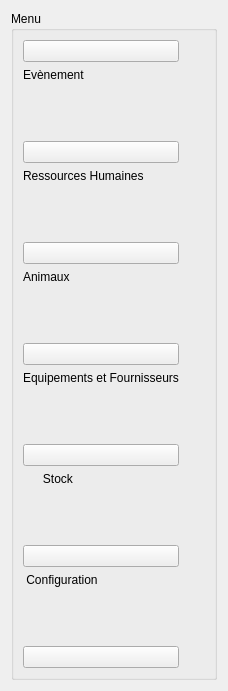
        <widget class="QWidget" name="horizontalLayoutWidget_2">
         <property name="geometry">
          <rect>
           <x>9</x>
           <y>9</y>
           <width>214</width>
           <height>691</height>
          </rect>
         </property>
         <layout class="QHBoxLayout" name="horizontalLayout_2">
          <item>
           <widget class="QGroupBox" name="groupBox_3">
            <property name="title">
             <string>Menu</string>
            </property>
            <layout class="QHBoxLayout" name="horizontalLayout_4">
             <item>
              <layout class="QVBoxLayout" name="verticalLayout_5">
               <item>
                <widget class="QPushButton" name="Maryem">
                 <property name="text">
                  <string/>
                 </property>
                 <property name="icon">
                  <iconset>
                   <normaloff>:/reception/ireception.png</normaloff>:/reception/ireception.png</iconset>
                 </property>
                 <property name="iconSize">
                  <size>
                   <width>50</width>
                   <height>30</height>
                  </size>
                 </property>
                </widget>
               </item>
               <item>
                <widget class="QLabel" name="label_26">
                 <property name="text">
                  <string>Evènement</string>
                 </property>
                </widget>
               </item>
               <item>
                <spacer name="verticalSpacer_22">
                 <property name="orientation">
                  <enum>Qt::Vertical</enum>
                 </property>
                 <property name="sizeHint" stdset="0">
                  <size>
                   <width>20</width>
                   <height>40</height>
                  </size>
                 </property>
                </spacer>
               </item>
               <item>
                <widget class="QPushButton" name="boutheina">
                 <property name="text">
                  <string/>
                 </property>
                 <property name="icon">
                  <iconset>
                   <normaloff>:/colab/icolab.png</normaloff>:/colab/icolab.png</iconset>
                 </property>
                 <property name="iconSize">
                  <size>
                   <width>50</width>
                   <height>30</height>
                  </size>
                 </property>
                </widget>
               </item>
               <item>
                <widget class="QLabel" name="label_33">
                 <property name="text">
                  <string>Ressources Humaines</string>
                 </property>
                </widget>
               </item>
               <item>
                <spacer name="verticalSpacer_23">
                 <property name="orientation">
                  <enum>Qt::Vertical</enum>
                 </property>
                 <property name="sizeHint" stdset="0">
                  <size>
                   <width>20</width>
                   <height>40</height>
                  </size>
                 </property>
                </spacer>
               </item>
               <item>
                <widget class="QPushButton" name="eya">
                 <property name="text">
                  <string/>
                 </property>
                 <property name="icon">
                  <iconset>
                   <normaloff>:/reservation/ireservation.png</normaloff>:/reservation/ireservation.png</iconset>
                 </property>
                 <property name="iconSize">
                  <size>
                   <width>50</width>
                   <height>30</height>
                  </size>
                 </property>
                </widget>
               </item>
               <item>
                <widget class="QLabel" name="label_34">
                 <property name="text">
                  <string>Animaux</string>
                 </property>
                </widget>
               </item>
               <item>
                <spacer name="verticalSpacer_24">
                 <property name="orientation">
                  <enum>Qt::Vertical</enum>
                 </property>
                 <property name="sizeHint" stdset="0">
                  <size>
                   <width>20</width>
                   <height>40</height>
                  </size>
                 </property>
                </spacer>
               </item>
               <item>
                <widget class="QPushButton" name="cynda">
                 <property name="text">
                  <string/>
                 </property>
                 <property name="icon">
                  <iconset>
                   <normaloff>:/staff/istaff.png</normaloff>:/staff/istaff.png</iconset>
                 </property>
                 <property name="iconSize">
                  <size>
                   <width>50</width>
                   <height>30</height>
                  </size>
                 </property>
                </widget>
               </item>
               <item>
                <widget class="QLabel" name="label_35">
                 <property name="text">
                  <string>Equipements et Fournisseurs</string>
                 </property>
                </widget>
               </item>
               <item>
                <spacer name="verticalSpacer_25">
                 <property name="orientation">
                  <enum>Qt::Vertical</enum>
                 </property>
                 <property name="sizeHint" stdset="0">
                  <size>
                   <width>20</width>
                   <height>40</height>
                  </size>
                 </property>
                </spacer>
               </item>
               <item>
                <widget class="QPushButton" name="Sara">
                 <property name="text">
                  <string/>
                 </property>
                 <property name="icon">
                  <iconset>
                   <normaloff>:/stock/istock.png</normaloff>:/stock/istock.png</iconset>
                 </property>
                 <property name="iconSize">
                  <size>
                   <width>50</width>
                   <height>30</height>
                  </size>
                 </property>
                </widget>
               </item>
               <item>
                <widget class="QLabel" name="label_36">
                 <property name="text">
                  <string>      Stock</string>
                 </property>
                </widget>
               </item>
               <item>
                <spacer name="verticalSpacer_26">
                 <property name="orientation">
                  <enum>Qt::Vertical</enum>
                 </property>
                 <property name="sizeHint" stdset="0">
                  <size>
                   <width>20</width>
                   <height>40</height>
                  </size>
                 </property>
                </spacer>
               </item>
               <item>
                <widget class="QPushButton" name="configuration">
                 <property name="text">
                  <string/>
                 </property>
                 <property name="icon">
                  <iconset>
                   <normaloff>:/configuration/iconfiguration.png</normaloff>:/configuration/iconfiguration.png</iconset>
                 </property>
                 <property name="iconSize">
                  <size>
                   <width>50</width>
                   <height>30</height>
                  </size>
                 </property>
                </widget>
               </item>
               <item>
                <widget class="QLabel" name="label_37">
                 <property name="text">
                  <string> Configuration</string>
                 </property>
                </widget>
               </item>
               <item>
                <spacer name="verticalSpacer_27">
                 <property name="orientation">
                  <enum>Qt::Vertical</enum>
                 </property>
                 <property name="sizeHint" stdset="0">
                  <size>
                   <width>20</width>
                   <height>40</height>
                  </size>
                 </property>
                </spacer>
               </item>
               <item>
                <widget class="QPushButton" name="logout_button">
                 <property name="text">
                  <string/>
                 </property>
                 <property name="icon">
                  <iconset>
                   <normaloff>:/log/ilog.png</normaloff>:/log/ilog.png</iconset>
                 </property>
                 <property name="iconSize">
                  <size>
                   <width>50</width>
                   <height>30</height>
                  </size>
                 </property>
                </widget>
               </item>
              </layout>
             </item>
             <item>
              <widget class="QLabel" name="uname_label">
               <property name="text">
                <string/>
               </property>
              </widget>
             </item>
             <item>
              <widget class="QLabel" name="image_pos">
               <property name="text">
                <string/>
               </property>
              </widget>
             </item>
            </layout>
           </widget>
          </item>
         </layout>
        </widget>
